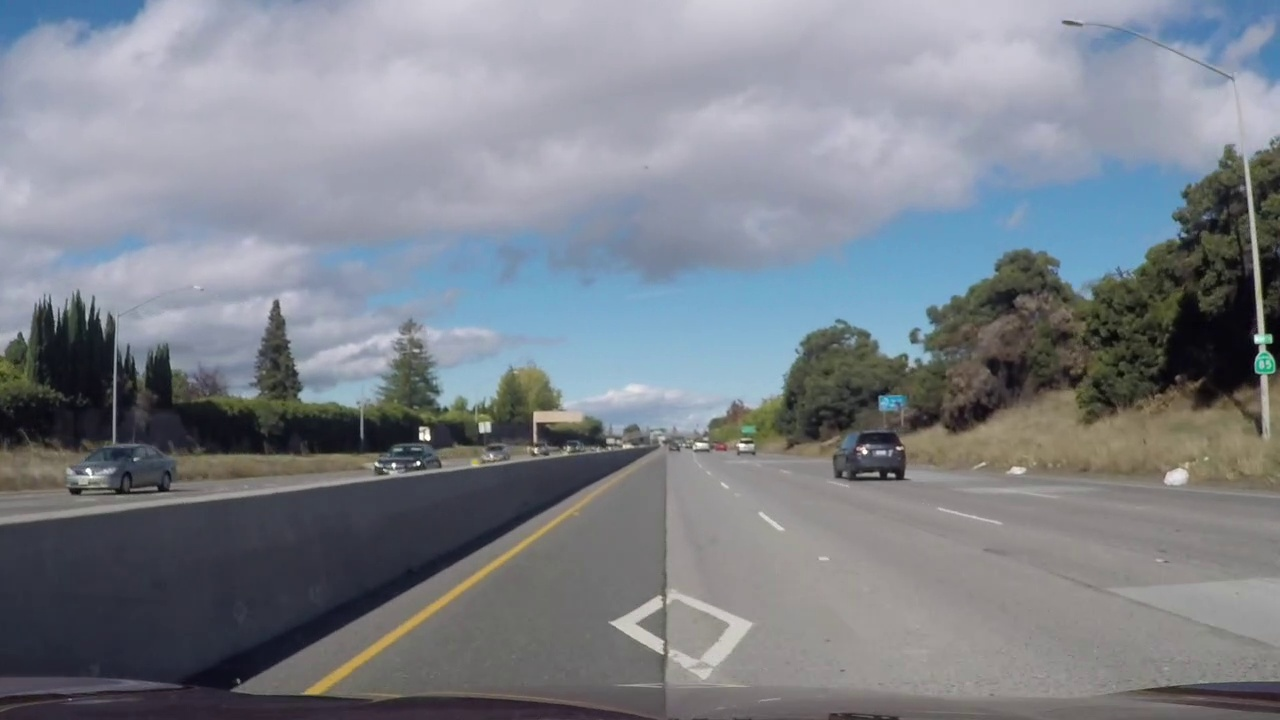
#> input picture Images/Frames/image114.jpg, 1280 x 720 px
$ jupyter execute --allow-errors Advanced_Lane_Line_Detection.ipynb   (shell and % lines are left out)   (older library calls are emulated)
#> lines starting #> are read from the running program, lines starting #| are printed output that depends on the picture; after the words box and inside, x2 and y2 are one past the last pixel; in counts of white or black regions, pixels touching at a corner belong together; long printed decimals are rounded
[cell 1]
import numpy as np
import cv2
import matplotlib.pyplot as plt
import matplotlib.image as mpimg
import matplotlib.ticker as ticker
import glob
from itertools import chain

[cell 2]
################# STEP 1: Camera Calibration #################

# Number of object points
nx = 9
ny = 6

# Termination criteria
criteria = (cv2.TERM_CRITERIA_EPS + cv2.TERM_CRITERIA_MAX_ITER, 30, 0.001)

# Prepare object points, like (0,0,0), (1,0,0), (2,0,0) ....,(8,5,0)
objp = np.zeros((ny*nx,3), np.float32)
objp[:,:2] = np.mgrid[0:nx,0:ny].T.reshape(-1,2)

# Arrays to store object points and image points from all the images
objpoints = [] # 3d point in real world space
imgpoints = [] # 2d points in image plane

# Load chessboard images to use for calibrating the camera
images = glob.glob(r'camera_cal/calibration*.jpg')

for fname in images:
    img = cv2.imread(fname)
    gray = cv2.cvtColor(img,cv2.COLOR_BGR2GRAY)

    # Find chessboard corners
    ret, corners = cv2.findChessboardCorners(gray, (nx,ny),None)

    # Add object points, reinfine and add image points
    if ret == True:
        objpoints.append(objp)

        # Increase accuracy
        corners2 = cv2.cornerSubPix(gray,corners,(11,11),(-1,-1),criteria)
        imgpoints.append(corners2)

        #print a sample picture
        if fname == 'camera_cal/calibration2.jpg':
            f, (ax1, ax2) = plt.subplots(1,2,figsize=(16,8))
            ax1.set_title('chessboard image')
            ax1.imshow(img)
            cv2.drawChessboardCorners(img, (nx,ny), corners2, ret)
            ax2.set_title('chessboard image with corners drawn on it')
            ax2.imshow(img)
            plt.tight_layout()

# Get camera matrix, distortion coefficients, rotation and translation vectors
#> (the rest of this cell did not finish here and is left out)

#> (a cell that did not finish here is left out)

[cell 4]
################# STEP 3: Lane line detection #################

# [49 lines left out: function combined_lane_line_detection, not called in this run]

#> (a cell that did not finish here is left out)

[cell 6]
# [10 lines left out: function warp_image, not called in this run]

[cell 7]
## Load all test images and adjust the thresholds for the lane line detection:

test_images = glob.glob(r'test_images/*.jpg')
#> test_images = []

for test_img in test_images:
    # name for saving the plot
    save_name = r'examples/sample_' + test_img.split('/')[1]
    # Load image
    test_img = mpimg.imread(test_img)
    # Warp image
    test_img_warped = warp_image(test_img, mtx, dist, src, dst)
    color_binary, combined_binary = combined_lane_line_detection(test_img_warped)
    # Plot images
    f, (ax1, ax2, ax3, ax4) = plt.subplots(1,4,figsize=(16,8))
    ax1.set_title('Lane line image')
    ax1.imshow(test_img)
    ax2.set_title('To birds-eye view warped image')
    ax2.imshow(test_img_warped)
    ax3.set_title('Stacked thresholds')
    ax3.imshow(color_binary)
    ax4.set_title('Comb. S-/L-channel, gradient thresholds')
    ax4.imshow(combined_binary, cmap='gray')
    #f.savefig(save_name)

[cell 8]
################# STEP 4: Find lane lines and fit a polynomial for measuring the curvature #################

# Define conversions in x and y from pixels space to meters
ym_per_pix = 30/720 # meters per pixel in y dimension
xm_per_pix = 3.7/700 # meters per pixel in x dimension
#> (the rest of this cell did not finish here and is left out)

[cell 9]
# [110 lines left out: function fit_poly_with_windows, not called in this run]

[cell 10]
# [65 lines left out: function fit_poly_around_last_poly, not called in this run]

#> (a cell that did not finish here is left out)

#> (a cell that did not finish here is left out)

[cell 13]
## Sample picture of the detected lane lines with search around last detection method
left_fit = np.array([1.18055509e-04, -1.47095622e-01,  4.18833617e+02])
right_fit = np.array([1.78084594e-04, -2.62219520e-01,  1.09810872e+03])

#> (the rest of this cell did not finish here and is left out)

[cell 14]
################# STEP 5: Calculate the radius of curvature in meters for both lane lines #################

# [11 lines left out: function measure_curvature, not called in this run]

# Calculate the radius of curvature in meters for both lane lines
#> (the rest of this cell did not finish here and is left out)

[cell 15]
# [11 lines left out: function car_position, not called in this run]

#> (the rest of this cell did not finish here and is left out)

[cell 16]
################# STEP 6: Draw lane lines area and informations about curvature #################

# [39 lines left out: function project_lane_lines, not called in this run]


# Load a straight lane line image
#> (the rest of this cell did not finish here and is left out)

[cell 17]
################# STEP 7: Implement a Class for tracking each lane line #################

[cell 18]
class Line():
    """For tracking the characteristics of each line detection"""

    ##### Constant values
    N = 5 # number of frames for smoothing curvature and line fits
    ym_per_pix = 30/720 # meters per pixel in y dimension
    xm_per_pix = 3.7/700 # meters per pixel in x dimension

    # [56 lines left out: functions __init__, set_line_base_pos, set_allx, set_ally, not called in this run]

    def set_detected(self, bool_value):
        self.detected = bool_value

    def set_line_check(self, bool_value):
        self.line_check = bool_value

    def set_image_size(self, image):
        self.image_size = (image.shape[0], image.shape[1])

    def add_to_frame_count(self):
        self.frame_count += 1

    def reset_frame_count(self):
        self.frame_count = 0

    # [201 lines left out: functions fit_polynomial, measure_curvature, check_offset_from_base_pos, check_curvature, check_polynomial_diffs, search_pix_around_last_detection and 4 more, not called in this run]

[cell 19]
# [43 lines left out: function project_lane_lines_infos, not called in this run]

#> (a cell that did not finish here is left out)

[cell 21]
################# STEP 9: Use workflow on videos #################

[cell 22]
from moviepy.editor import VideoFileClip

video_output = 'project_video_output.mp4'
#> video_output = 'project_video_output.mp4'
#> (the rest of this cell did not finish here and is left out)

[cell 23]
from IPython.display import HTML

HTML("""
<video width="960" height="540" controls>
  <source src="{0}">
</video>
""".format(video_output))

[cell 24]
#### Modifications for the challenge video:

[cell 25]
# [46 lines left out: function combined_lane_line_detection_challenge, not called in this run]

[cell 26]
################# STEP 2: Perspective Transform, warp undistorted images to birds-eye-view #################

# Load a straight lane line image
image = mpimg.imread("Images/Frames/image114.jpg")
#> image is the input picture: shape (720, 1280, 3); mean R, G, B 124.9, 129.8, 137.7

# Grab the image shape
img_size = (image.shape[1], image.shape[0])
#> img_size = (1280, 720)

src = np.array([[(img_size[0] / 2 - 15),    (img_size[1] / 2 + 130)],     # left / upper
                [(img_size[0] / 6 - (-215)),     img_size[1]],            # left / lower
                [(img_size[0] * 5 / 6 + (-130)), img_size[1]],            # right / lower
                [(img_size[0] / 2 + 75),    (img_size[1] / 2 + 130)]], np.float32) # right / upper

dst = np.array([[(img_size[0] / 4),     0],              # left / upper
                [(img_size[0] / 4),     img_size[1]],    # left / lower
                [(img_size[0] * 3 / 4), img_size[1]],    # right / lower
                [(img_size[0] * 3 / 4), 0]], np.float32) # right / upper

print(f'dst: {dst}')
#| dst: [[320.   0.]
#|  [320. 720.]
#|  [960. 720.]
#|  [960.   0.]]
print(f'src: {src}')
#| src: [[625.      490.     ]
#|  [428.333 720.     ]
#|  [936.6667  720.     ]
#|  [715.      490.     ]]

# Load Camera Calibration data
cam_callibration = np.load('camera_cal/camera_cal_parameters.npz') #print(cam_callibration.files)
#> (reads camera_cal/camera_cal_parameters.npz from the repository)
mtx = cam_callibration['mtx']
dist = cam_callibration['dist']

# Remove distortion
undist = cv2.undistort(image, mtx, dist, None, mtx)
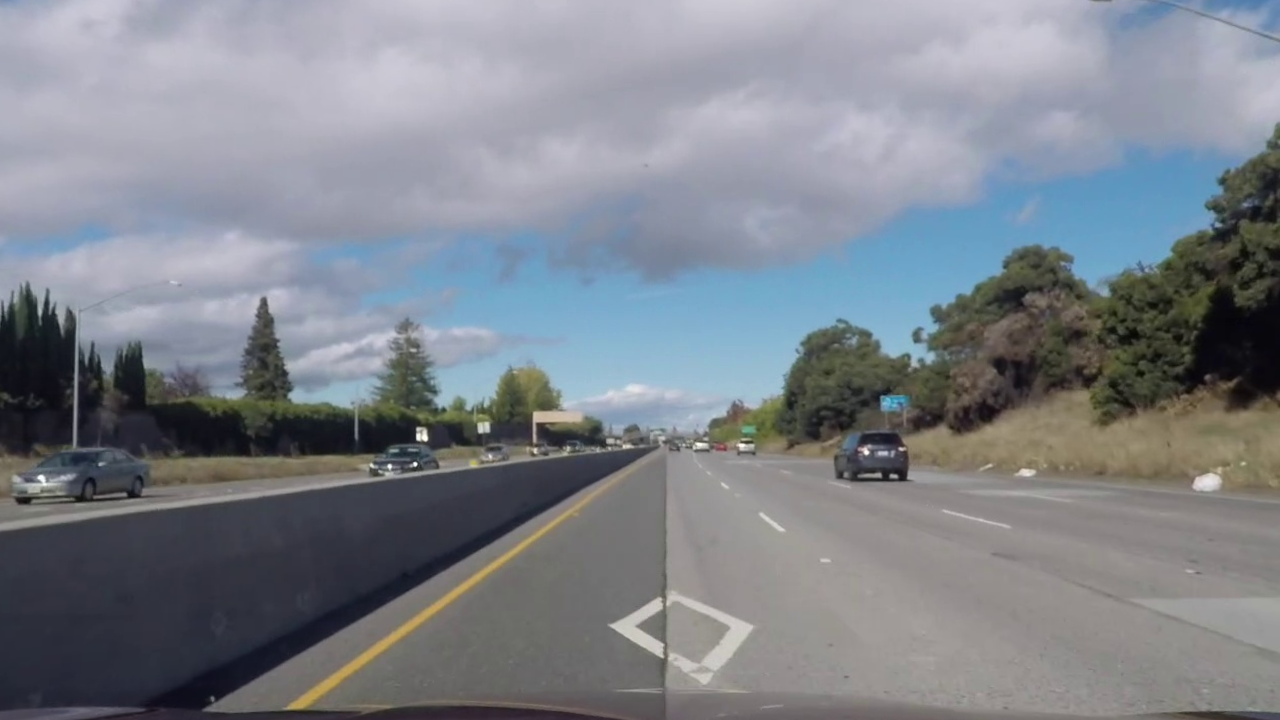
#> undist: shape (720, 1280, 3); mean R, G, B 126.1, 130.9, 138.6

# Calculate the perspective transform matrix
M = cv2.getPerspectiveTransform(src, dst)

# Warp image
warped = cv2.warpPerspective(undist, M, img_size, flags=cv2.INTER_LINEAR)
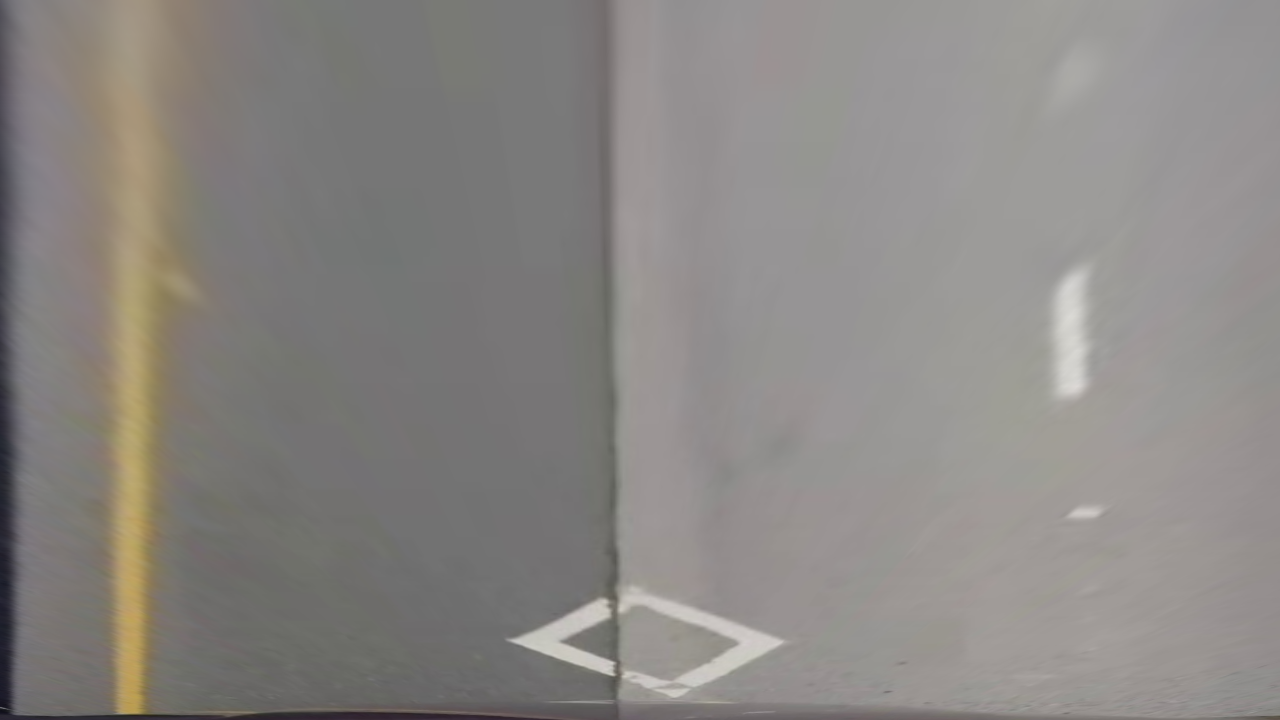
#> warped: shape (720, 1280, 3); mean R, G, B 138.4, 135, 132.1
warped_image = np.copy(warped) # copy for visualization of the detected lane line pixels

# Draw lines on images
src_pts = src.astype(np.int32).reshape((-1, 1, 2))
cv2.polylines(undist, [src_pts], isClosed=True, color=(255, 0, 0), thickness=3)
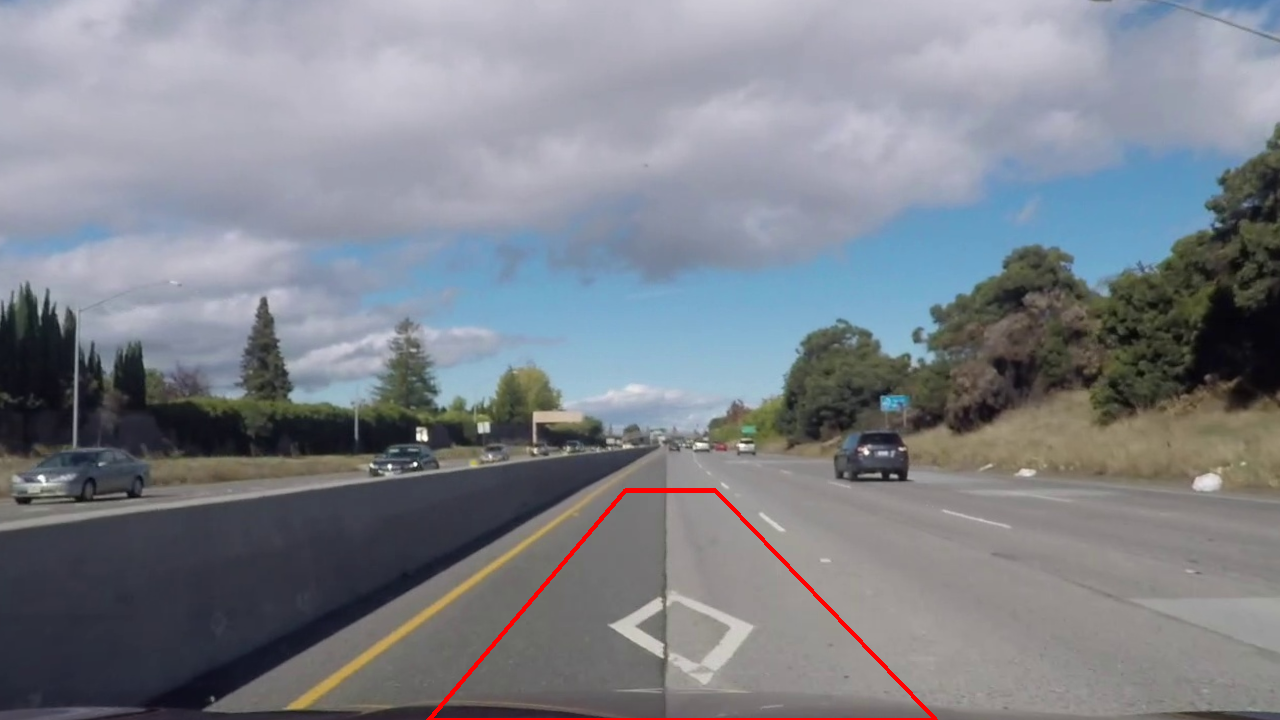
#> undist: shape (720, 1280, 3); 0.45% of pixels changed, all inside (x1, y1, x2, y2) = (426, 488, 938, 720)

dst_pts = dst.astype(np.int32).reshape((-1, 1, 2))
cv2.polylines(warped, [dst_pts], isClosed=True, color=(255, 0, 0), thickness=3)
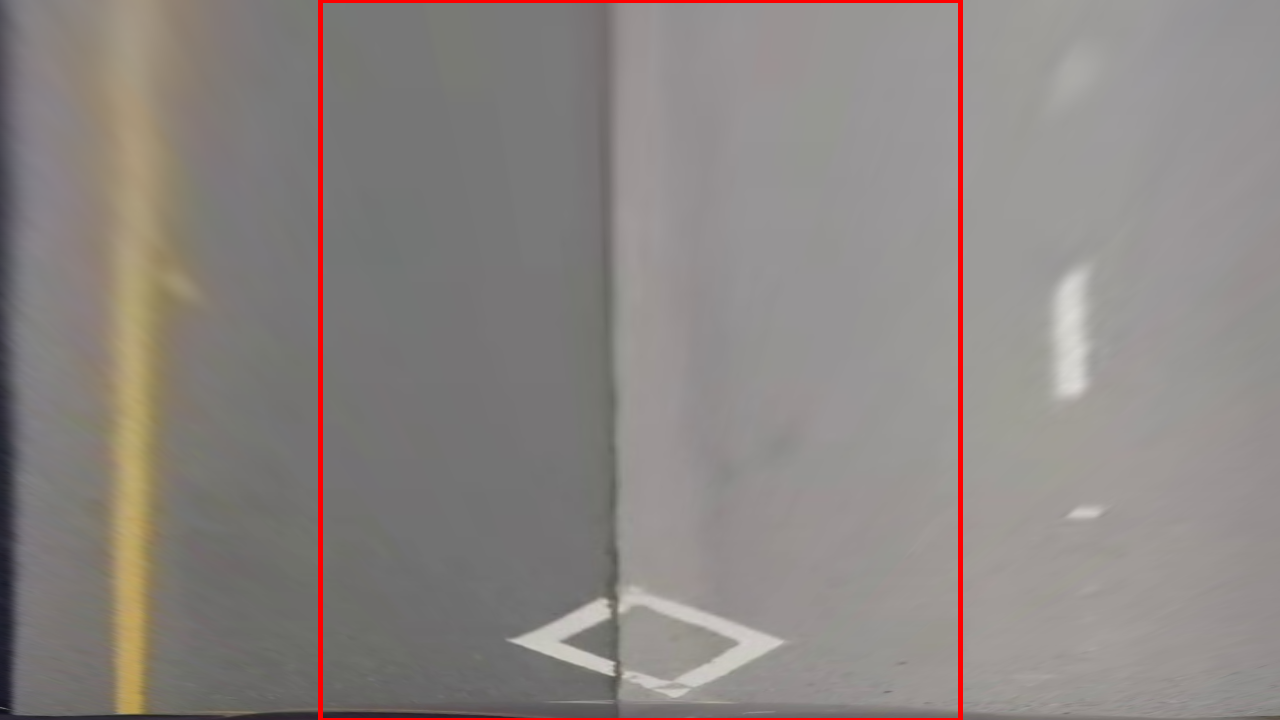
#> warped: shape (720, 1280, 3); 1.13% of pixels changed, all inside (x1, y1, x2, y2) = (318, 0, 963, 720)

# Plot images
#> (the rest of this cell did not finish here and is left out)
